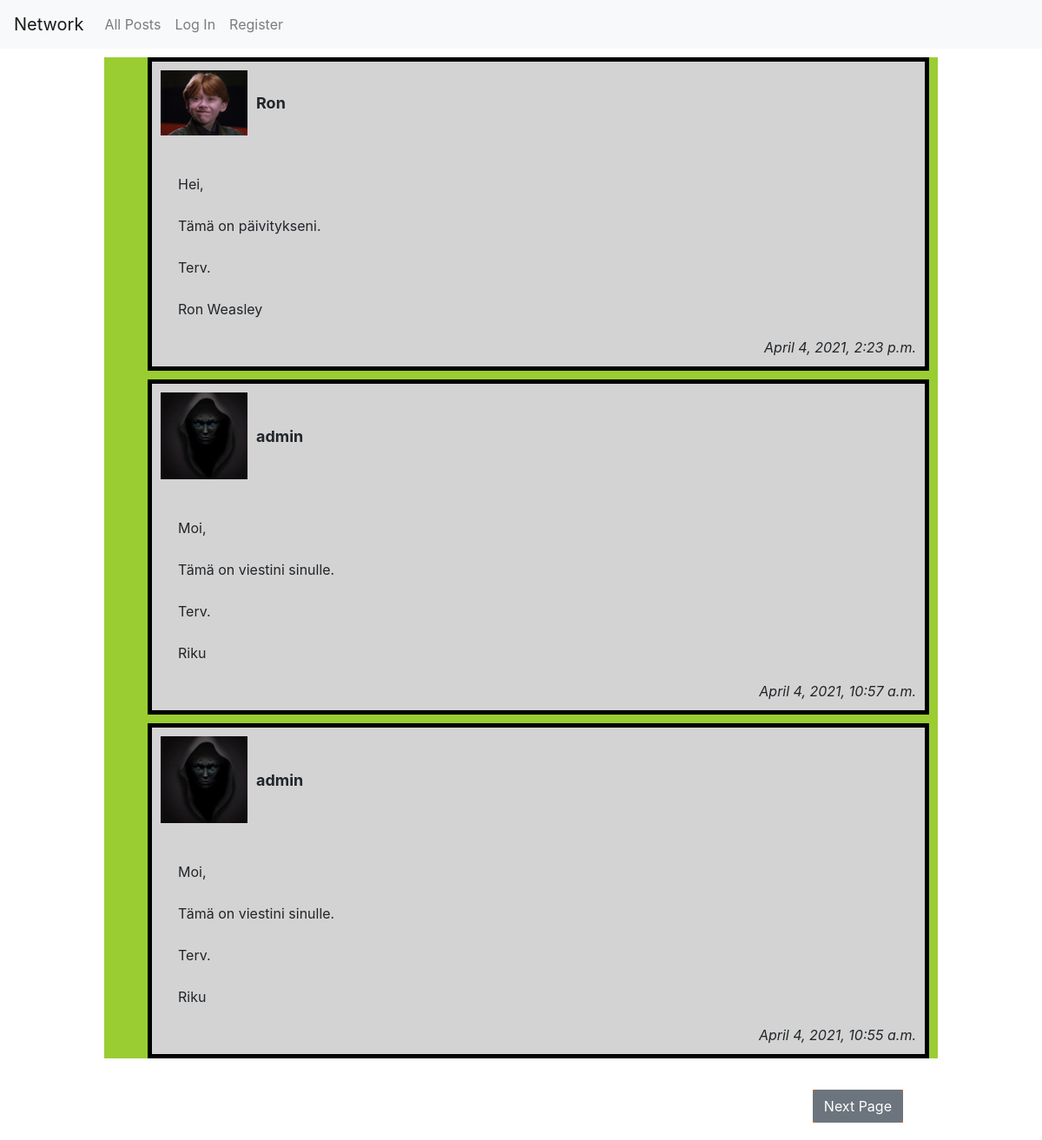
Before: / with the older database file.
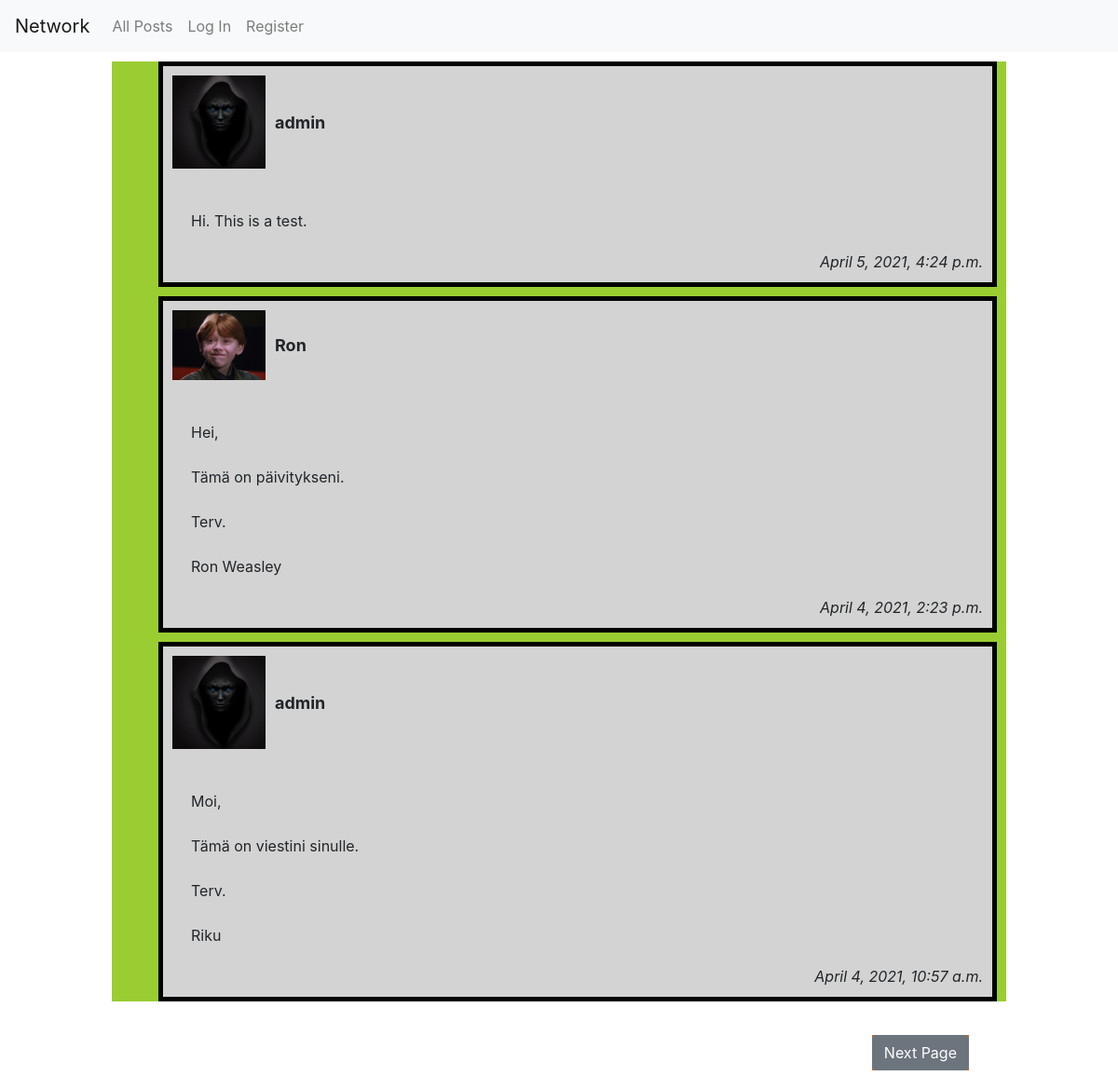
After: the same page with the newer database file.
### network/models.py (models this page shows, shortened)
class Post(models.Model):
    user = models.ForeignKey(User, on_delete=models.CASCADE, blank=False)
    content = models.CharField(max_length=280, blank=False)
    time = models.DateTimeField(auto_now_add=True)

class User(AbstractUser):
    photo = models.ImageField(upload_to="network/static/network/photos", blank=True)
    def getStaticURL(self):
        try:
            url = self.photo.url
            url_split = url.split("static")
            url_static = "/static" + url_split[-1]
            return url_static
        except:
            return False

### network/views.py (the view, shortened to what this page needs)
# urls.py: path("", views.index, name="index"),
def index(request, feed=Feed()):
    if request.method == "GET":
        try:
            if feed.getFeed() == "ALL_POSTS":
                posts = Post.objects.all().order_by('-id')
            elif feed.getFeed() == "FOLLOWING" and request.user.is_authenticated:
                posts = getFollowedPosts(request.user.id).order_by('-id')
        except:
            return HttpResponse("Something went wrong!")
        posts_paginated = Paginator(posts, 3)
        page_num = request.GET.get("page", 1)
        page = posts_paginated.page(page_num)
        comments = Comment.objects.all()
        comment_form = PostCommentForm()
        new_post_form = MakeNewPostForm()
        return render(request, "network/index.html", {
            "page": page,
            "comments": comments,
            "comment_form": comment_form,
            "new_post_form": new_post_form
        })

### network/views.py
class PostCommentForm(forms.Form):
    content = forms.CharField(label=False)
    post_id = forms.CharField(widget=forms.HiddenInput())
    page = forms.CharField(widget=forms.HiddenInput())

class MakeNewPostForm(forms.Form):
    content = forms.CharField(widget=forms.Textarea(attrs={"placeholder":"What's on your mind?"}), label=False)

### network/util.py (called while the page is built)
    def getFeed(self):
        try:
            return self.feed.name
        except:
            return ""

### network/templates/network/index.html (shortened to what this page needs)
{% extends "network/layout.html" %}
{% load static %}
{% block body %}
    <div id="page-div">
        <div id="feed-div">
            <ul>
                {% for post in page %}
                <article>
                    <div class="post-main">
                        <div class="post-top" data-post-user-id="{{ post.user.id }}">
                            <div class="post-image">
                                <img src="{{ post.user.getStaticURL }}" alt="image">
                            </div>
                            <div class="post-username">
                                {{ post.user.username }}
                            </div>
                        </div>
                        <div class="post-content">
                            {{ post.content }}
                        </div>
                        <div class="post-bottom" data-post-id="{{ post.id }}">
                            <div class="timestamp">
                                {{ post.time }}
                            </div>
                        </div>
                    </div>
                </article>
                {% endfor %}
            </ul>
        </div>
        <div class="page-bottom-div">
            <div id="next-page-div">
                {% if page.has_next %}
                <form action="{% url 'network:index' %}" method="GET">
                    <input type="submit" class="btn btn-secondary" value="Next Page">
                </form>
                {% endif %}
            </div>
        </div>
    </div>
{% endblock %}

### network/templates/network/layout.html (shortened to what this page needs)
{% load static %}
<!DOCTYPE html>
<html lang="en">
    <head>
        <link rel="stylesheet" href="https://stackpath.bootstrapcdn.com/bootstrap/4.4.1/css/bootstrap.min.css">
        <link href="{% static 'network/styles.css' %}" rel="stylesheet">
    </head>
    <body>
        <nav class="navbar navbar-expand-lg navbar-light bg-light">
            <a class="navbar-brand" href="#">Network</a>
            <div>
              <ul class="navbar-nav mr-auto">
                <li class="nav-item">
                  <a class="nav-link" href="{% url 'network:index' %}">All Posts</a>
                </li>
                {% if user.is_authenticated %}
                    <li class="nav-item">
                        <a class="nav-link" href="{% url 'network:followingFeed' %}">Following</a>
                    </li>
                    <li class="nav-item">
                        <a class="nav-link" href="{% url 'network:logout' %}">Log Out</a>
                    </li>
                {% else %}
                    <li class="nav-item">
                        <a class="nav-link" href="{% url 'network:login' %}">Log In</a>
                    </li>
                    <li class="nav-item">
                        <a class="nav-link" href="{% url 'network:register' %}">Register</a>
                    </li>
                {% endif %}
              </ul>
            </div>
          </nav>
        <div class="body">
            {% block body %}
            {% endblock %}
        </div>
    </body>
</html>

### network/static/network/styles.css (style rules this page uses)
#page-div { margin-inline: 10%; max-width: 1000px; }
#feed-div { background-color: yellowgreen; }
.post-main { border-style: solid; border-width: 5px; border-color: black; margin: 10px; padding: 10px; overflow: hidden; background-color: lightgray; }
article img { width: 100px; height: auto; }
.post-top { display: flex; }
.post-username { font-weight: bold; font-size: large; margin-top: auto; margin-bottom: auto; margin-left: 10px; }
.post-bottom .timestamp { font-style: italic; float: right; }
.post-content { margin: 20px; white-space: pre-line; }
.page-bottom-div { overflow: hidden; margin-left: 50px; margin-right: 20px; }
.page-bottom-div #next-page-div { margin: 20px; float: right; background-color: chocolate; }

Changed rows visible on the page:
no longer on this page (row unchanged): Post: user.getStaticURL (picture), user.username "admin", content "Moi, Tämä on viestini sinulle. Terv. Riku", time "April 4, 2021, 10:55 a.m."
added Post: user.getStaticURL (picture), user.username "admin", content "Hi. This is a test.", time "April 5, 2021, 4:24 p.m."
